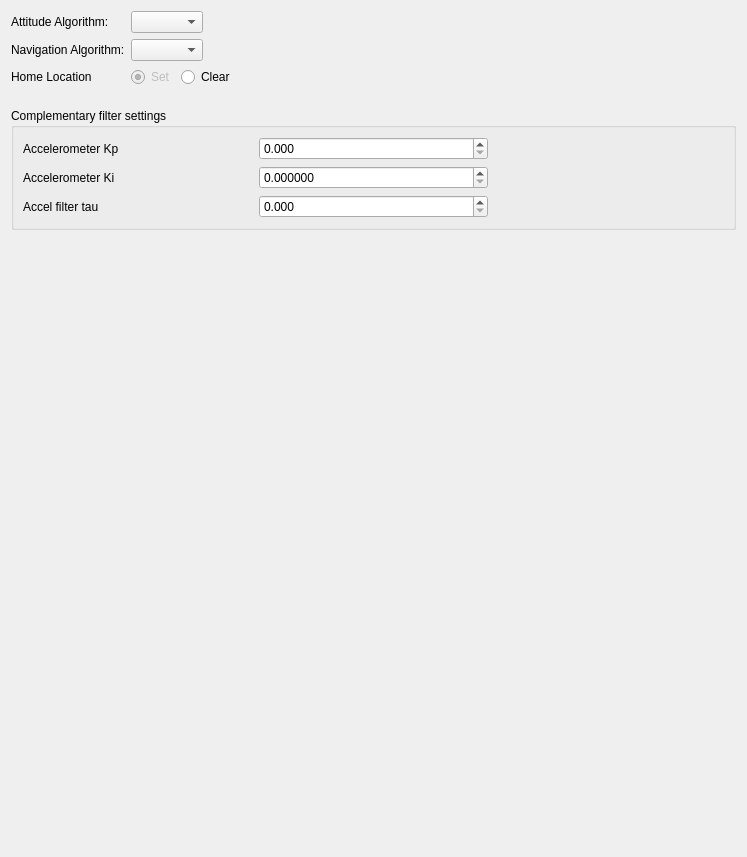
         <widget class="QWidget" name="scrollAreaWidgetContents">
          <property name="geometry">
           <rect>
            <x>0</x>
            <y>0</y>
            <width>747</width>
            <height>857</height>
           </rect>
          </property>
          <layout class="QVBoxLayout" name="verticalLayout_5">
           <item>
            <layout class="QFormLayout" name="formLayout_2">
             <property name="fieldGrowthPolicy">
              <enum>QFormLayout::FieldsStayAtSizeHint</enum>
             </property>
             <item row="0" column="0">
              <widget class="QLabel" name="label_20">
               <property name="text">
                <string>Attitude Algorithm:</string>
               </property>
              </widget>
             </item>
             <item row="0" column="1">
              <widget class="QComboBox" name="algorithm">
               <property name="toolTip">
                <string>Select the sensor integration algorithm here.
"Simple" only uses accelerometer values
"INSGPS" the full featured algorithm integrating all sensors</string>
               </property>
               <property name="objrelation" stdset="0">
                <stringlist notr="true">
                 <string>objname:StateEstimation</string>
                 <string>fieldname:AttitudeFilter</string>
                </stringlist>
               </property>
              </widget>
             </item>
             <item row="1" column="0">
              <widget class="QLabel" name="label_19">
               <property name="text">
                <string>Navigation Algorithm:</string>
               </property>
              </widget>
             </item>
             <item row="1" column="1">
              <widget class="QComboBox" name="comboBox">
               <property name="objrelation" stdset="0">
                <stringlist notr="true">
                 <string>objname:StateEstimation</string>
                 <string>fieldname:NavigationFilter</string>
                </stringlist>
               </property>
              </widget>
             </item>
             <item row="2" column="0">
              <widget class="QLabel" name="label_2">
               <property name="text">
                <string>Home Location</string>
               </property>
              </widget>
             </item>
             <item row="2" column="1">
              <layout class="QHBoxLayout" name="horizontalLayout_4">
               <item>
                <widget class="QRadioButton" name="homeLocationSet">
                 <property name="enabled">
                  <bool>false</bool>
                 </property>
                 <property name="toolTip">
                  <string>Saves the Home Location. This is only enabled
if the Home Location is set, i.e. if the GPS fix is
successful.

Disabled if there is no GPS fix.</string>
                 </property>
                 <property name="text">
                  <string>Set</string>
                 </property>
                 <property name="checked">
                  <bool>true</bool>
                 </property>
                </widget>
               </item>
               <item>
                <widget class="QRadioButton" name="homeLocationClear">
                 <property name="enabled">
                  <bool>true</bool>
                 </property>
                 <property name="toolTip">
                  <string>Clears the HomeLocation: only makes sense if you save
to SD. This will force the INS to use the next GPS fix as the
new home location unless it is in indoor mode.</string>
                 </property>
                 <property name="text">
                  <string>Clear</string>
                 </property>
                </widget>
               </item>
              </layout>
             </item>
            </layout>
           </item>
           <item>
            <spacer name="verticalSpacer">
             <property name="orientation">
              <enum>Qt::Vertical</enum>
             </property>
             <property name="sizeType">
              <enum>QSizePolicy::Fixed</enum>
             </property>
             <property name="sizeHint" stdset="0">
              <size>
               <width>20</width>
               <height>15</height>
              </size>
             </property>
            </spacer>
           </item>
           <item>
            <widget class="QGroupBox" name="groupBox_3">
             <property name="sizePolicy">
              <sizepolicy hsizetype="Minimum" vsizetype="Preferred">
               <horstretch>0</horstretch>
               <verstretch>0</verstretch>
              </sizepolicy>
             </property>
             <property name="title">
              <string>Complementary filter settings</string>
             </property>
             <layout class="QGridLayout" name="gridLayout_5">
              <item row="2" column="0">
               <widget class="QLabel" name="label_6">
                <property name="text">
                 <string>Accelerometer Ki</string>
                </property>
               </widget>
              </item>
              <item row="2" column="1">
               <widget class="QDoubleSpinBox" name="AccelKi">
                <property name="sizePolicy">
                 <sizepolicy hsizetype="Minimum" vsizetype="Fixed">
                  <horstretch>0</horstretch>
                  <verstretch>0</verstretch>
                 </sizepolicy>
                </property>
                <property name="decimals">
                 <number>6</number>
                </property>
                <property name="maximum">
                 <double>1.000000000000000</double>
                </property>
                <property name="singleStep">
                 <double>0.001000000000000</double>
                </property>
                <property name="objrelation" stdset="0">
                 <stringlist notr="true">
                  <string>objname:AttitudeSettings</string>
                  <string>fieldname:AccKi</string>
                  <string>buttongroup:1</string>
                 </stringlist>
                </property>
               </widget>
              </item>
              <item row="1" column="1">
               <widget class="QDoubleSpinBox" name="AccelKp">
                <property name="sizePolicy">
                 <sizepolicy hsizetype="Minimum" vsizetype="Fixed">
                  <horstretch>0</horstretch>
                  <verstretch>0</verstretch>
                 </sizepolicy>
                </property>
                <property name="decimals">
                 <number>3</number>
                </property>
                <property name="maximum">
                 <double>50.000000000000000</double>
                </property>
                <property name="singleStep">
                 <double>0.100000000000000</double>
                </property>
                <property name="objrelation" stdset="0">
                 <stringlist notr="true">
                  <string>objname:AttitudeSettings</string>
                  <string>fieldname:AccKp</string>
                  <string>buttongroup:1</string>
                 </stringlist>
                </property>
               </widget>
              </item>
              <item row="1" column="0">
               <widget class="QLabel" name="label_5">
                <property name="text">
                 <string>Accelerometer Kp</string>
                </property>
               </widget>
              </item>
              <item row="2" column="2">
               <widget class="QLabel" name="horizontalSpacerLabel">
                <property name="text">
                 <string/>
                </property>
               </widget>
              </item>
              <item row="3" column="0">
               <widget class="QLabel" name="label_7">
                <property name="text">
                 <string>Accel filter tau</string>
                </property>
               </widget>
              </item>
              <item row="3" column="1">
               <widget class="QDoubleSpinBox" name="AccelTau">
                <property name="decimals">
                 <number>3</number>
                </property>
                <property name="objrelation" stdset="0">
                 <stringlist notr="true">
                  <string>objname:AttitudeSettings</string>
                  <string>fieldname:AccelTau</string>
                  <string>buttongroup:1</string>
                 </stringlist>
                </property>
               </widget>
              </item>
             </layout>
            </widget>
           </item>
           <item>
            <spacer name="verticalSpacer_3">
             <property name="orientation">
              <enum>Qt::Vertical</enum>
             </property>
             <property name="sizeHint" stdset="0">
              <size>
               <width>20</width>
               <height>556</height>
              </size>
             </property>
            </spacer>
           </item>
          </layout>
         </widget>
